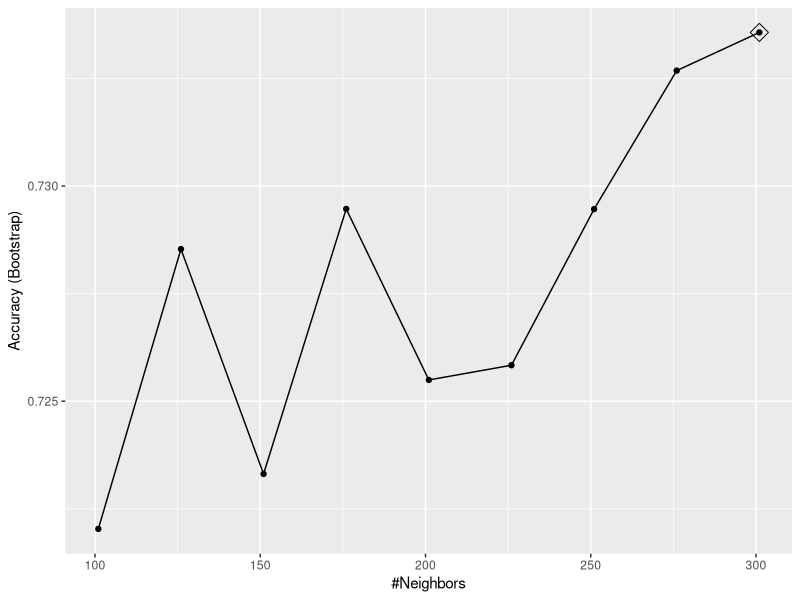
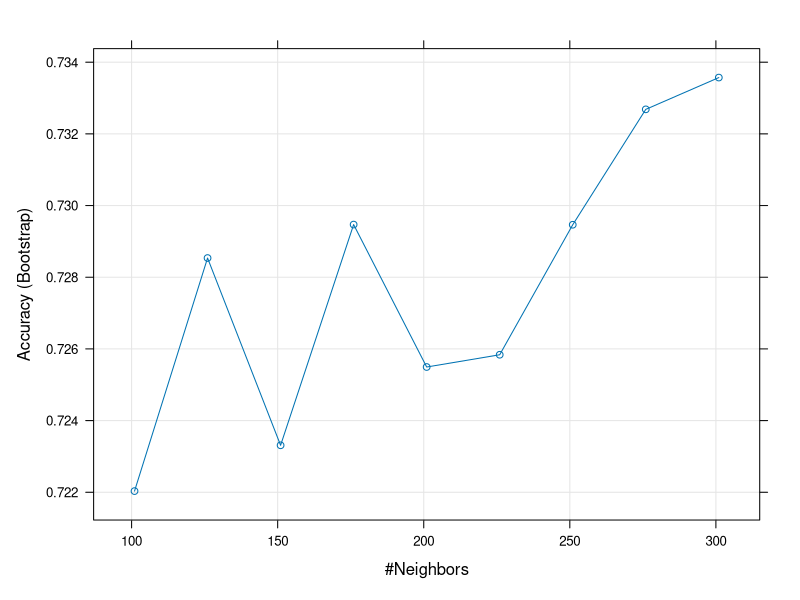

The R script that drew these images, in order:
#8.machine learning - cross validation comp check
#Q1
#generate a set of random predictors using the following code:
library(tidyverse)
library(caret)

set.seed(1996)
n <- 1000
p <- 10000
x <- matrix(rnorm(n*p), n, p)
colnames(x) <- paste("x", 1:ncol(x), sep = "_")
y <- rbinom(n, 1, 0.5) %>% factor()

x_subset <- x[ ,sample(p, 100)]
x_subset

#Because x and y are completely independent, you should not be able to 
#predict y using x with accuracy much greater than 0.5. Confirm this by 
#setting the seed to 1 and running cross-validation using logistic 
#regression to fit the model. Because we have so many predictors, we 
#selected a random sample x_subset. Use the subset when training the model.

#Which code correctly performs this cross-validation?

set.seed(1)
fit <- train(x_subset, y, method = "glm")
fit$results

#Q2 Now, instead of using a random selection of predictors, we are going to
#search for those that are most predictive of the outcome. We can do this by 
#comparing the values for the  group to those in the  group, for each 
#predictor, using a t-test. We can perform this step like this:

pvals <- rep(0, ncol(x))
for (i in 1:ncol(x)) {
  pvals[i] <- t.test(x[,i][y==0], x[,i][y==1], var.equal=TRUE)$p.value
}
#Create an index ind with the column numbers of the predictors that were 
#"statistically significantly" associated with y. Use a p-value cutoff 
#of 0.01 to define "statistically significantly."How many predictors survive 
#this cutoff?

ind <- data.frame(pvals) %>% filter(pvals <= 0.01) %>% nrow()
ind

#OR
ind <- which(pvals<=0.01)
length(ind)

#Q3 Now set the seed to 1 and re-run the cross-validation after redefinining
#x_subset to be the subset of x defined by the columns showing "statistically
#significant" association with y. What is the accuracy now?

x_subset <- x[,ind]
set.seed(1)
fit <- train(x_subset, y, method = "glm")
fit$results

#Q3 Set the seed to 1 and re-run the cross-validation again, but this time using
#kNN. Try out the following grid k = seq(101, 301, 25) of tuning parameters. Make
#a plot of the resulting accuracies.

set.seed(1)
fit <- train(x_subset, y, method = "knn",
                   tuneGrid = data.frame(k=seq(101, 301, 25)))

ggplot(fit, highlight = TRUE)
plot(fit)

